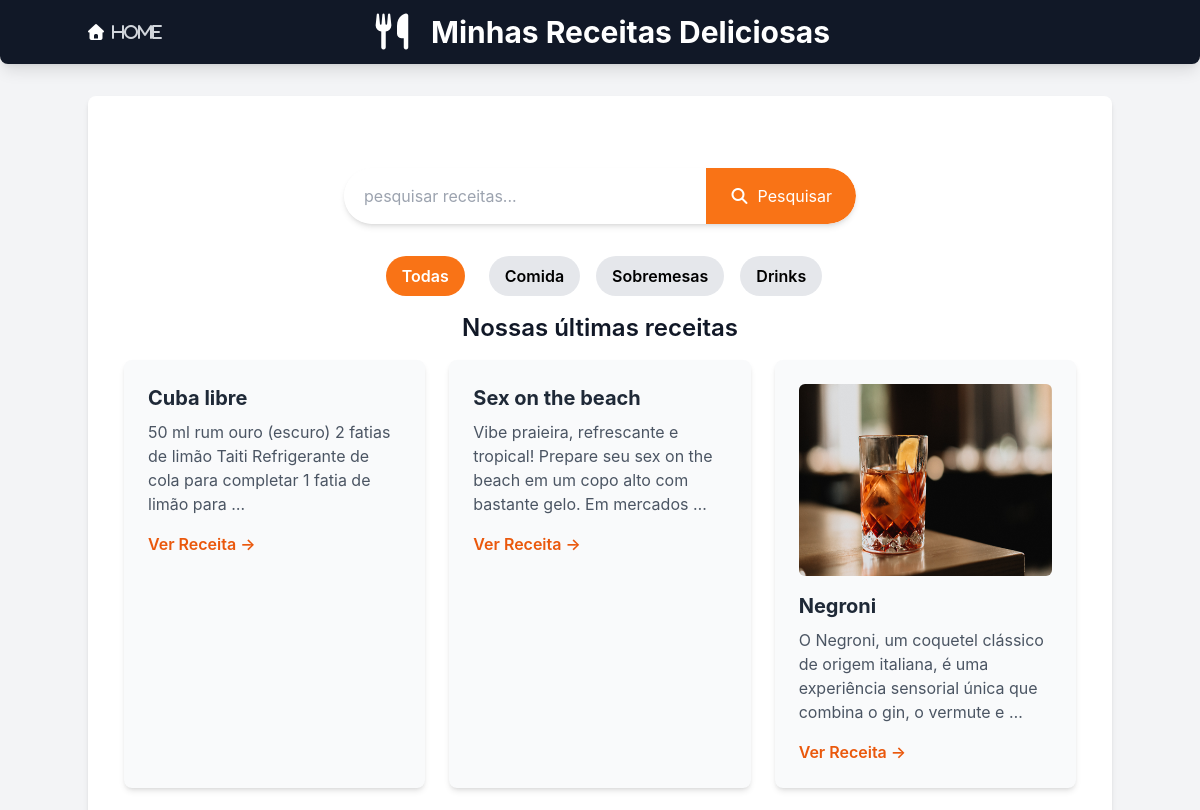
The page /receitas/ (upper part) on the database as committed earlier.
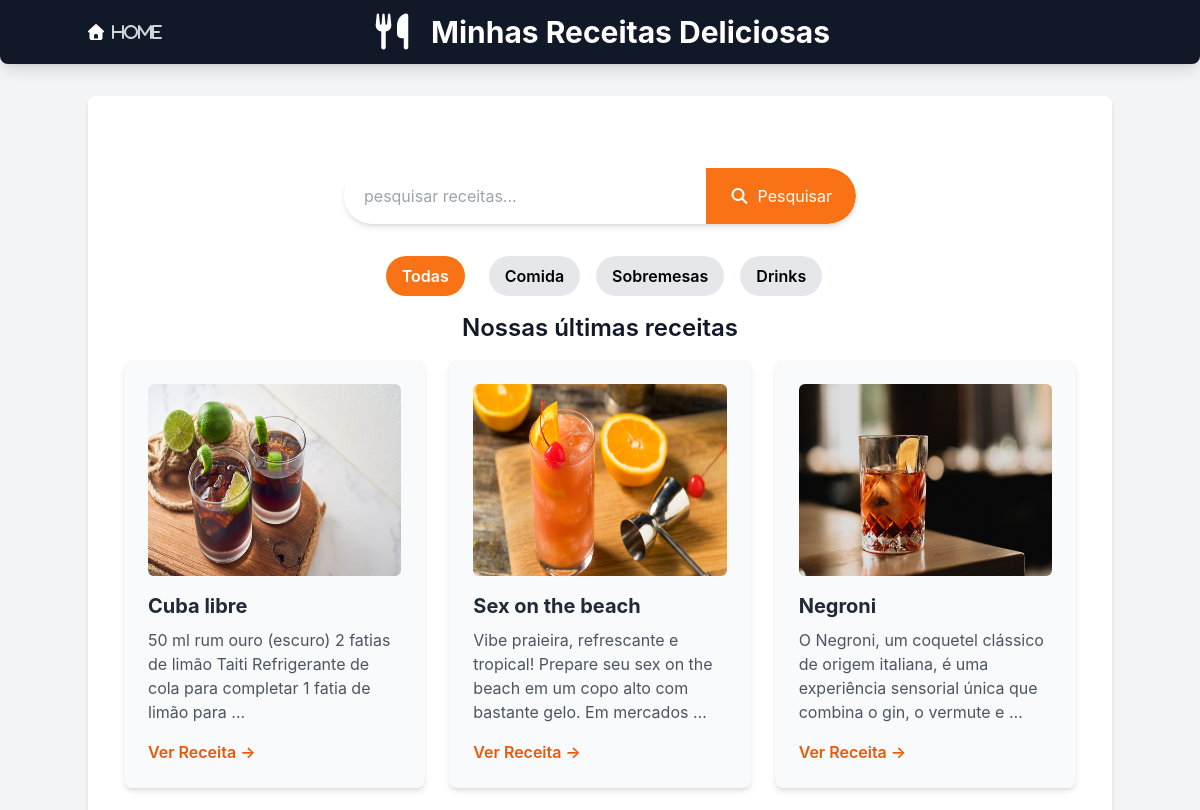
The same page on the database as committed later.
### receitas/models.py (models this page shows, shortened)
class Receita(models.Model):
    CATEGORIAS = [
        ('comida', 'Comida'),
        ('sobremesa', 'Sobremesa'),
        ('drink', 'Drink'),
    ]
    title = models.CharField(max_length=200)
    description = models.TextField("Descrição")
    ingredients = models.TextField("Ingredientes")
    instructions = models.TextField("Instruções")
    image = models.ImageField("Imagem", upload_to='receitas/images/', blank=True, null=True)
    categoria = models.CharField("Categoria", max_length=20, choices=CATEGORIAS, default='comida')
    created_at = models.DateTimeField(auto_now_add=True)
    updated_at = models.DateTimeField(auto_now = True)
    class Meta:
        verbose_name = "Receita"
        verbose_name_plural = "Receitas"
        ordering = ['-created_at'] # Ordena as receitas pela data de criação (mais novas primeiro)

### receitas/views.py (the view)
# urls.py: 2. Add a URL to urlpatterns:  path('', views.home, name='home')
def home(request):
    categoria_slug = request.GET.get('categoria')
    categorias_choices = [choice[0] for choice in Receita.CATEGORIAS]
    if categoria_slug:
        receitas = Receita.objects.filter(categoria=categoria_slug)
        categoria_selecionada = categoria_slug
    else:
        receitas = Receita.objects.all()
        categoria_selecionada = None
    return render(request, 'receitas/home.html', {
        'receitas': receitas,
        'categorias': categorias_choices,
        'categoria_selecionada': categoria_selecionada,
    })

### receitas/templates/receitas/home.html (shortened to what this page needs)
{% extends "receitas/base.html" %}
{% block content %}
<section class="container mx-auto mt-8 p-4 flex justify-center">
    <form method="get" action="{% url 'pesquisar_receitas' %}"
        class="w-full max-w-lg flex bg-white rounded-full shadow-md overflow-hidden">
        <input type="text" name="q" placeholder="pesquisar receitas... "
            class="flex-grow p-3 text-gray-700 focus:ring-2 focus-ring-orange-500 rounded-l-full pl-5">
        <button type="submit"
            class="bg-orange-500 hover:bg-orange-600 text-white p-4 px-6 rounded-r-full transition duration-300 ease-in-out flex items-center justify-center">
            <i class="fas fa-search mr-2"></i> Pesquisar
        </button>
    </form>
</section>
<nav class="relative justify-center my-4 z-10 flex space-x-4">
    <a href="{%url 'home'%}" class="text-white mx-2 px-4 py-2 rounded-full bg-orange-500 hover:bg-orange-600 font-semibold">Todas</a>
    <a href="{%url 'home'%}?categoria=comida" class="text-black mx-2 px-4 py-2 rounded-full bg-gray-200 hover:bg-gray-300 font-semibold">Comida</a>
    <a href="{%url 'home'%}?categoria=sobremesa" class="text-black mx-2 px-4 py-2 rounded-full bg-gray-200 hover:bg-gray-300 font-semibold">Sobremesas</a>
    <a href="{%url 'home'%}?categoria=drink" class="text-black mx-2 px-4 py-2 rounded-full bg-gray-200 hover:bg-gray-300 font-semibold">Drinks</a>
</nav>
<h2 class="text-2xl font-semibold mb-4 text-center">Nossas últimas receitas</h2>
<div class="flex flex-wrap justify-center gap-6">
    {% for receita in receitas %}
    <div
        class="w-full sm:w-[calc(50%-1.5rem)] lg:w-[calc(33.333%-1.5rem)] bg-gray-50 p-6 rounded-lg shadow-md hover:shadow-lg transition-shadow duration-300 ease-in-out">
        {% if receita.image %}
        <img src="{{receita.image.url}}" alt="Imagem de {{receita.title}}"
            class="w-full h-48 objevt-cover rounded-md mb-4">
        {% endif %}
        <h3 class="text-xl font-bold mb-2 text-gray-800">{{ receita.title }}</h3>
        <p class="text-gray-600 mb-4">{{ receita.description|truncatewords:20}}</p>
        <a href="{% url 'receita_detail' receita.id %}" class="text-orange-600 hover:text-orange-800 font-semibold">Ver
            Receita &rarr;</a>
    </div>
    {% empty%}
    <p class="text-center text-gray-500 col-span-full">Nenhuma receita encontrada.</p>
    {% endfor %}
</div>
{% endblock %}

### receitas/templates/receitas/base.html (shortened to what this page needs)
{%load static %}
<!DOCTYPE html>
<html lang="pt-br">
<head>
    <script src="https://cdn.tailwindcss.com"></script>
    <link rel="stylesheet" href="https://cdnjs.cloudflare.com/ajax/libs/font-awesome/7.0.0/css/all.min.css"
>
</head>
<body class="bg-gray-100 text-gray-900">
    <header class="bg-gray-900 text-white p-6 shadow-lg rounded-b-lg">
        <div class="container mx-auto relative flex flex-col sm:flex-row items-center justify-center">
            <div class="absolute inset-0 flex items-center justify-center">
                <div class="flex items-center ">
                    <div class="text-4xl mr-4">
                        <i class="fas fa-utensils"></i>
                    </div>
                    <h1 class="text-3xl font-bold text-center sm:text-left ">Minhas Receitas Deliciosas</h1>
                </div>
            </div>
            <nav class="mr-auto relative z-10 flex space-x-4">
                <i class="fas fa-home"><a href="{%url 'home'%}" class="text-gray-300 hover:text-white mx-2">Home</a></i>
            </nav>
        </div>
    </header>
    <main class="container mx-auto p-6 mt-8 bg-white rounded-lg shadow-md">
        {% block content %}{% endblock %}
    </main>
</body>

### receitas/templates/receitas/base.html (style rules this page uses)
body { font-family: 'Inter', sans-serif; }

Rows that differ between the two databases and show on the page:
changed Receita "Cuba libre": image: picture added
changed Receita "Sex on the beach": image: picture added
